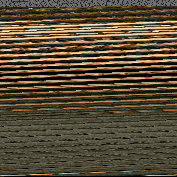
#> input picture data/Level1.png, 177 x 177 px
$ jupyter execute solution.ipynb
#> lines starting #> are read from the running program, lines starting #| are printed output that depends on the picture; after the words box and inside, x2 and y2 are one past the last pixel; in counts of white or black regions, pixels touching at a corner belong together
[cell 1]
# Common imports
import cv2
import numpy as np
import matplotlib.pyplot as plt

# Level 1

[cell 2]
# Read in level1 image and check size
img1 = cv2.imread("data/Level1.png")
#> img1 is the input picture: shape (177, 177, 3); mean B, G, R 54.6, 75.4, 87.5
print(img1.shape)
#| (177, 177, 3)
plt.imshow(cv2.cvtColor(img1, cv2.COLOR_BGR2RGB))

[cell 3]
# Check for grayscale pixel reperesenting ASCII character
print(img1[0, 0])
#| [67 67 67]

[cell 4]
# Extract characters from the grayscale pixels at the top and print position of colon
h, w = img1.shape[:-1]
#> h = 177; w = 177
for i in range(h):
    if img1[i, 0, 0] != img1[i, 0, 1]:
        break
    for j in range(w):
        print(chr(int(img1[i, j, 0])), end='')
        if chr(int(img1[i, j, 0])) == ':':
            print(f'\n\n({i}, {j})')
            break
#> this loop made 8 passes
#| Congrats on solving the first level of this task! You were able to figure out the ASCII text from the image, but wait! Your journey is not yet over. After the end of the text yo
#| u will find a (200, 150, 3) coloured image. This image is a part of the bigger image called "zucky_elon.png". Find the top left coordinate (Image convention) from where this ima
#| ge was taken. The x coordinate represents the colour of a monochrome maze hidden in an image with coloured noise. Find the maze and solve the maze using any algothrim like dfs b
#| ut better. Try comparing them and seeing how they perform like A*, RRT, RRT* for example. Once the maze is solved you will see a word. This word is a password to a password prot
#| ected zip file which contains a png. Note that the password is case sensitive and all the aplhabets in the password will be capital letters This is your treasure. To open the tr
#| easure you need to convert the image in to an audio file in a simple way like you did for this ASCII text. Once converted, open the .mp3 file and enjoy your treasure, you deserv
#| ed it! A part of the image "zucky_elon.png" will begin immediatly after the colon, image-lv2 :

# Level 2

[cell 5]
# Extract the pixels after the colon and reshape, disregarding the padding at the bottom
temp = img1[6, 94:, :]
#> temp = 83 rows, first 8: [44, 88, 95], [44, 88, 95], [50, 93, 102], [44, 87, 96], [43, 86, 95], [48, 91, 100], [47, 91, 98], [41, 85, 92]
needle = np.append(temp, img1[7:, :, :].reshape(-1, 3), axis=0)
needle = needle[:30000].reshape((200, 150, 3))
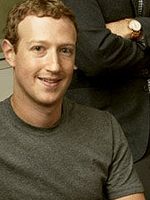
#> needle: shape (200, 150, 3); mean of channels 0, 1, 2 53.6, 75.3, 87.9; drawn as B, G, R

print(needle.shape)
#| (200, 150, 3)

[cell 6]
# Visualize the generated image and save to out directory
plt.imshow(cv2.cvtColor(needle, cv2.COLOR_BGR2RGB))
cv2.imwrite('out/needle.png', needle)
#> Out = True

[cell 7]
# Read in zucky_elon.png
haystack = cv2.imread('data/zucky_elon.png')
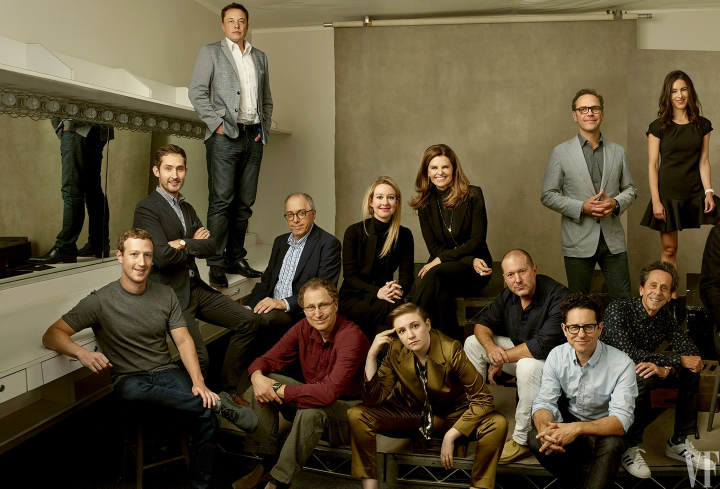
#> input picture data/zucky_elon.png, 1440 x 977 px (shown at 1/2 size)
#> haystack is the input picture: shape (977, 1440, 3); mean B, G, R 53.7, 77, 88.1
plt.imshow(cv2.cvtColor(haystack, cv2.COLOR_BGR2RGB))

[cell 8]
# Use template matching to find coordinate of top-left corner needle in haystack
method = cv2.TM_CCOEFF
res = cv2.matchTemplate(haystack, needle, method)
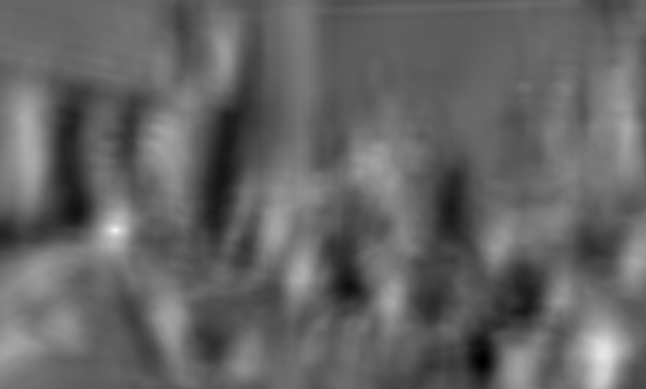
#> res: shape (778, 1291) float32 (shown at 1/2 size); min -152877648, max 253935872, mean 7973001.5; drawn with min black and max white
min_val, max_val, min_loc, max_loc = cv2.minMaxLoc(res)
#> min_val = -152877648; max_val = 253935872; min_loc = (965, 724); max_loc = (230, 460)

print(max_loc)
#| (230, 460)

[cell 9]
# Visualize the matched template and save to out directory

# Use size of template to find bottom-right corner
h, w = needle.shape[:-1]
#> h = 200; w = 150
top_left = max_loc
#> top_left = (230, 460)
bottom_right = (top_left[0] + w, top_left[1] + h)
#> bottom_right = (380, 660)

# Draw a rectangle that indicates the matched template
img = haystack.copy()
cv2.rectangle(img, top_left, bottom_right, (0, 255, 0), 2)
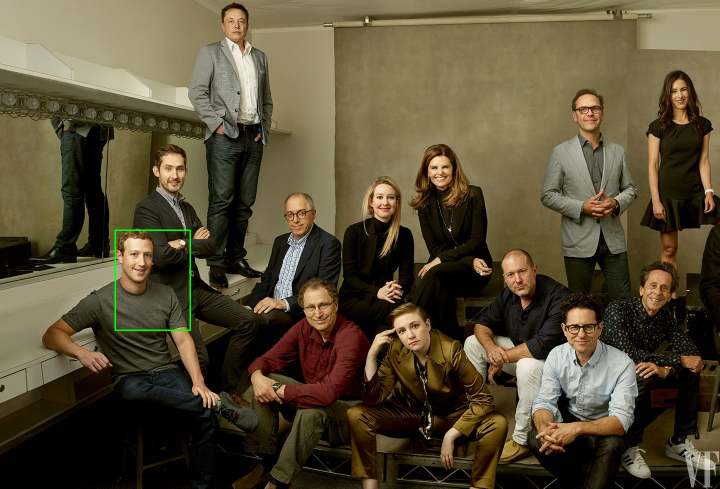
#> img: shape (977, 1440, 3) (shown at 1/2 size); 0.15% of pixels changed, all inside (x1, y1, x2, y2) = (229, 459, 382, 662)

plt.imshow(cv2.cvtColor(img, cv2.COLOR_BGR2RGB))
cv2.imwrite('out/template_matched.png', img)
#> Out = True

# Level 3 Exploration

[cell 10]
# Read in the maze
maze_noisy = cv2.imread('data/maze_lv3.png')
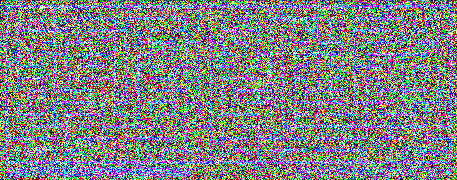
#> input picture data/maze_lv3.png, 457 x 180 px
#> maze_noisy is the input picture: shape (180, 457, 3); mean B, G, R 135.7, 128.2, 127.2
print(maze_noisy.shape)
#| (180, 457, 3)
plt.imshow(cv2.cvtColor(maze_noisy, cv2.COLOR_BGR2RGB))

[cell 11]
# The X coordinate is supposed to represent the color, so we extract pixels with this color from the image
color = 230
maze_masked = maze_noisy[:, :, 0] == color
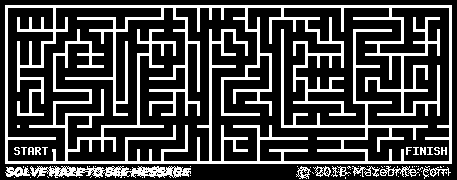
#> maze_masked: shape (180, 457) bool; 25.8% white; 66 white regions (46 under 20 px), largest, box (x1, y1, x2, y2) and area: (5, 5, 452, 164) 18903, (30, 166, 191, 178) 1165, (5, 167, 30, 177) 166

[cell 12]
# Visualize the created maze and save to out directory
plt.imshow(maze_masked, cmap='gray')
cv2.imwrite('out/maze_masked.png', 255 * maze_masked.astype(np.uint8))
#> Out = True

[cell 13]
# Invert the maze so that pathways are represented as True and obstacles as False
# (Both are equivalent, this is just more in-line with common grid representations)
maze = ~maze_masked

[cell 14]
# We need to pick start and end points on the grid.
# The matplotlib plot has axes which help us visually select such points, and we can verify them.
start = (150, 20)
end = (160, 430)

[cell 15]
# Test if chosen start and end points are valid (True if pathway, False if obstacle)
print(maze[start], maze[end])
#| True True

## Level 3 solved using level3.py

Password = APPLE,
used it to extract Treasure.zip in the data directory.

# Level 4

[cell 16]
# Load extracted image, print shape and first pixel
img4 = cv2.imread("data/Treasure/treasure_mp3.png")
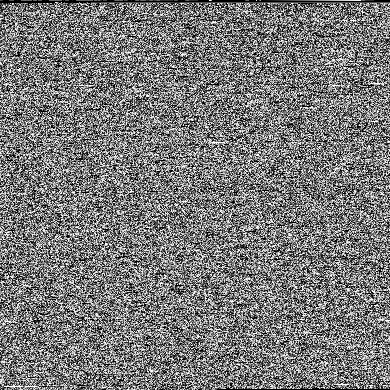
#> input picture data/Treasure/treasure_mp3.png, 390 x 390 px
#> img4 is the input picture: shape (390, 390, 3); min 0, max 255, mean 120.9
print(img4.shape)
#| (390, 390, 3)
print(img4[0, 0])
#| [73 73 73]
plt.imshow(cv2.cvtColor(img4, cv2.COLOR_BGR2RGB))

[cell 17]
# Take the value of each pixel and flatten into a 1D array
s = img4[:, :, 0].flatten()
print(s)
#> (printed output is left out)

[cell 18]
# Print size of s and some characters from the start
print(s.size)
#| 152100
print([chr(x) for x in s[:100]])
#> (printed output is left out)

[cell 19]
# Write out to an mp3 file
buffer = 10000
with open('out/treasure.mp3', 'wb') as f:
    for i in range(0, 152100 - buffer, buffer):
        # As we're writing in binary, we need to convert to a bytes object
        f.write(bytes(s[i:i + buffer]))

    # Write out the remaining bytes
    f.write(bytes(s[i + buffer:]))
